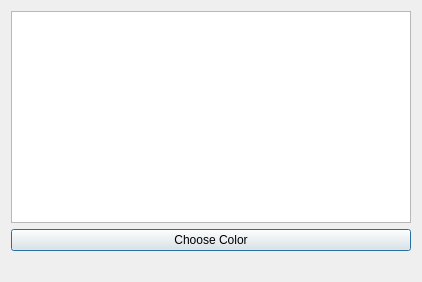
<?xml version="1.0" encoding="UTF-8"?>
<ui version="4.0">
 <class>Dialog</class>
 <widget class="QDialog" name="Dialog">
  <property name="geometry">
   <rect>
    <x>0</x>
    <y>0</y>
    <width>422</width>
    <height>282</height>
   </rect>
  </property>
  <property name="windowTitle">
   <string>Dialog</string>
  </property>
  <layout class="QVBoxLayout" name="verticalLayout">
   <item>
    <widget class="QTextEdit" name="textEdit"/>
   </item>
   <item>
    <widget class="QPushButton" name="pushButton">
     <property name="text">
      <string>Choose Color</string>
     </property>
    </widget>
   </item>
   <item>
    <widget class="QLabel" name="label_result">
     <property name="text">
      <string/>
     </property>
    </widget>
   </item>
  </layout>
 </widget>
 <resources/>
 <connections/>
</ui>
